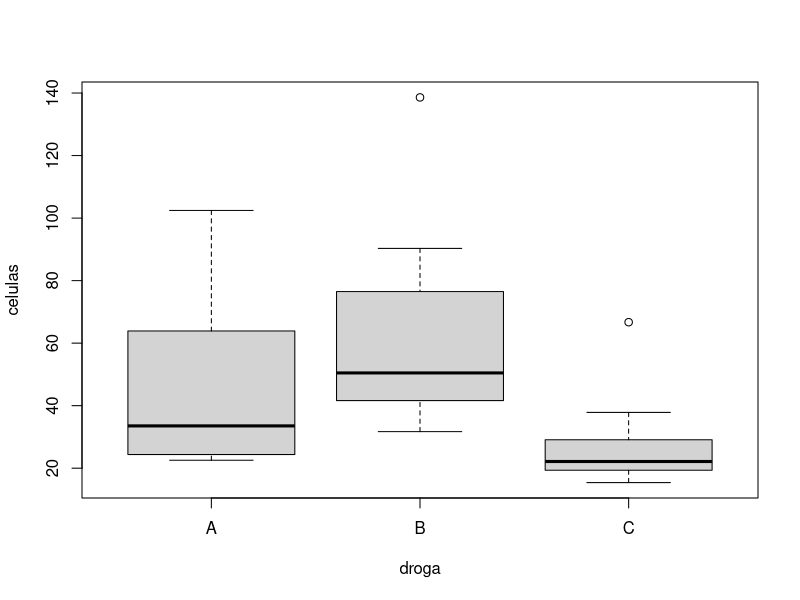

This figure's R source:
## ---- chunk 1
knitr::opts_chunk$set(
  fig.path = "README_figs/README-"
)
## ---- chunk 2
alprim = 0.05/3
alprim
## ---- chunk 3
droga = c('A','A','A','A','A','A','A','A','A','A','A','A',
          'B','B','B','B','B','B','B','B','B','B','B','B',
          'C','C','C','C','C','C','C','C','C','C','C','C')
droga = factor(droga)
celulas = c(24.15,24.6,25.1,22.55,22.62,26.85,40.2,63.2,79.6,59.1,64.6,102.45,
            36.3,44.1,39.15,49.9,50.35,50.6,31.7,69.25,138.6,72.95,80.05,90.3,
            19.35,21.9,31.1,15.4,18.3,27.1,22.15,22.15,22.75,66.7,19.35,37.85)
datos = data.frame(droga,celulas)
show(datos)
## ---- chunk 4
pairwise.t.test(celulas,droga,p.adj="bonf")
## ---- chunk 5
model <- aov(celulas~droga, data=datos)
TukeyHSD(model, conf.level=.95)
## ---- chunk 6
plot(datos)
